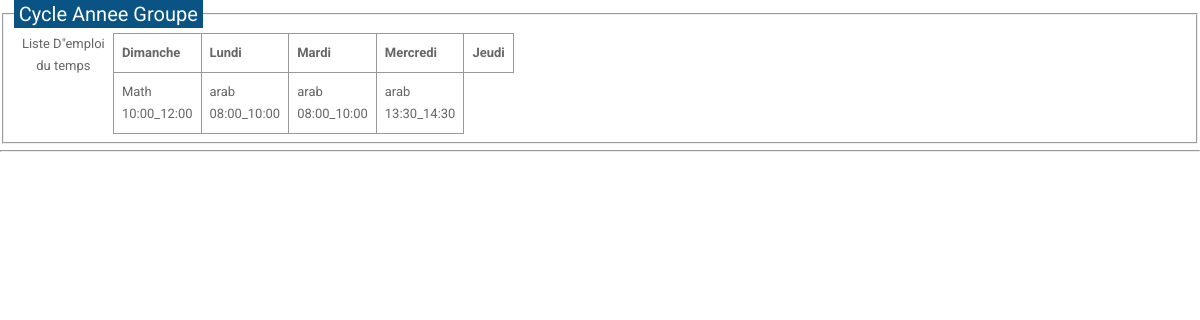
Page /EmploisTempsCycles/EmploiTempsMoyen.php on the committed database.
### tables this page shows
CREATE TABLE IF NOT EXISTS `niveau` (
  `idNiv` bigint(20) NOT NULL AUTO_INCREMENT,
  `annee` int(11) NOT NULL,
  `grp` int(11) NOT NULL,
  `cycle` varchar(3) NOT NULL,
  PRIMARY KEY (`idNiv`)
);

CREATE TABLE IF NOT EXISTS `seances` (
  `idseance` int(11) NOT NULL AUTO_INCREMENT,
  `jour` varchar(20) NOT NULL,
  `heureDebut` varchar(15) NOT NULL,
  `heureFin` varchar(15) NOT NULL,
  `idEnseignant` int(11) NOT NULL,
  `idNiv` int(11) NOT NULL,
  `idModule` int(11) NOT NULL,
  PRIMARY KEY (`idseance`)
);

### Model/dbConfig.php (called while the page is built, shortened)
<?php
$db='e-school';
 $host='127.0.0.1';

### Model/niveau.php (called while the page is built, shortened)
<?php
require_once (__DIR__."/model.php");
class niveau{
    public static function getNivByCycle($cycle){
        $request="SELECT * FROM niveau WHERE cycle='$cycle'";
        return model::request($request);
    }
}
?>

### Model/model.php (called while the page is built, shortened)
<?php
class model{
    private static $conn;
    private static $isConnected = false;
    public static function connexion(){
        require_once __DIR__.'/dbConfig.php' ;
        if(!model::$isConnected){
        try{
            self::$conn = new PDO('mysql:host=localhost;dbname=e-school','root','');
            self::$isConnected = true;
        }
        catch(PDOException $e) {
            echo "Error: " . $e->getMessage();
            exit();
          }
        }
    }
    public static function request($req){
        $stmt=self::$conn->prepare($req);
        $stmt->execute(array());
        return self::fetchAll($stmt);
    }
    public static function fetchAll($resultatRequete){
        if($resultatRequete){
            return $resultatRequete->fetchAll();
        }else{
            return false;
        }
    }
}
?>

### Controler/niveauCtrl.php (called while the page is built, shortened)
<?php
require_once "../Model/niveau.php";
class niveauCtrl{
    public function getNivByCycle($cycle){
        return niveau::getNivByCycle($cycle);
    }
}
?>

### Model/seance.php (called while the page is built, shortened)
<?php
require_once (__DIR__."/model.php");
class seance{
    public static function getSeanceByDate($jour,$idNiv){
        $request="SELECT * FROM seances WHERE jour='$jour'  AND idNiv='$idNiv'";
        return model::request($request);
    }
}
?>

### Controler/seanceCtrl.php (called while the page is built, shortened)
<?php
require_once '../Model/seance.php';
require_once '../Model/niveau.php';
class seanceCtrl{
    public function getSeanceByDate($jour,$idNiv){
       return seance::getSeanceByDate($jour,$idNiv);
    }
}
?>

### Vue/EmploiTempsVue.php (the view, shortened to what this page needs)
<?php
require_once ("../Controler/seanceCtrl.php");
class EmploiTempsVue{
    private $controller;
    public function __construct(){
        $this->controller = new seanceCtrl();
    }
    public function getTable($idNiv){
        echo '        <fieldset><legend>Cycle Annee Groupe </legend>
        <table>
        <caption >Liste D"emploi du temps</caption>
        <tr>
        <th>Dimanche</th>
        <th>Lundi</th>
        <th>Mardi</th>
        <th>Mercredi</th>
        <th>Jeudi</th>
        </tr>';
        $get=$this->controller->getSeanceByDate('Dimanche',$idNiv);
        foreach($get as $seance){
                echo '<tr><td>Math <br/>'.$seance['heureDebut']."_".$seance['heureFin'].'</td>';
        }
        $get=$this->controller->getSeanceByDate('Lundi',$idNiv);
        foreach($get as $seance){
                echo '<td>arab <br/>'.$seance['heureDebut']."_".$seance['heureFin'].'</td>';
        }
        $get=$this->controller->getSeanceByDate('Mardi',$idNiv);
        foreach($get as $seance){
                echo '<td>arab <br/>'.$seance['heureDebut']."_".$seance['heureFin'].'</td>';
        }
        echo '</table>        </fieldset><hr/> ';
    }
}
?>

### EmploisTempsCycles/EmploiTempsMoyen.php (shortened to what this page needs)
<!DOCTYPE html>
<html>
  <head>
    <link rel="stylesheet" href="https://use.fontawesome.com/releases/v5.5.0/css/all.css">
    <link rel="stylesheet" href="../public/CSS/gestionusersstyle.css">
    </head>
  <body>
  <?php
  require_once "../Vue/EmploiTempsVue.php";
  require_once "../Controler/niveauCtrl.php";
  $vue=new EmploiTempsVue();
  $nivCtrl=new niveauCtrl();
  $niveaux=$nivCtrl-> getNivByCycle('M');
  foreach($niveaux as $niv){
    $vue->getTable($niv['idNiv']);
  }
  ?>
  </body>
  </html>

### public/CSS/gestionusersstyle.css (style rules this page uses)
html, body { min-height: 90%; }
body, div, form, input, label ,select { padding: 0; margin: 0; outline: none; font-family: Roboto, Arial, sans-serif; font-size: 13px; color: #666; line-height: 22px; }
legend { color: #fff; background-color: #095484; padding: 3px 5px; font-size: 20px; }
table { border-collapse: collapse; display: flex; width: 500px; }
td, th { border: 1px solid #999; padding: 0.5rem; text-align: left; }

### rows in the picture
seances: heureDebut "10:00", heureFin "12:00"
seances: heureDebut "08:00", heureFin "10:00"
seances: heureDebut "08:00", heureFin "10:00"
seances: heureDebut "13:30", heureFin "14:30"
